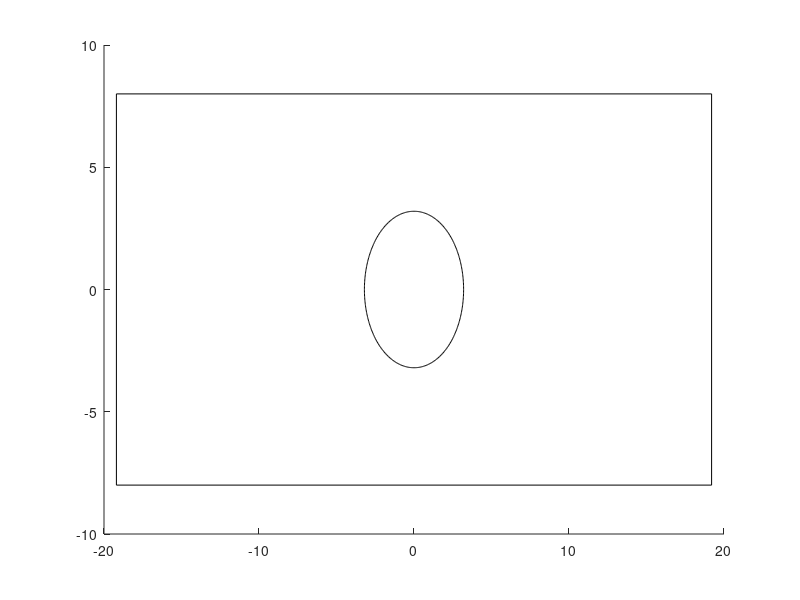

MATLAB code for this plot:
function drawXhole
% draw circumference of open hole test (efm09)

ll = 38.4 /2;
bb = 8 ;
rr = 3.2;

lw = .5;

hold on

xs = [-ll ll ll -ll -ll];
ys = [-bb -bb bb bb -bb];
zs = ones(size(xs))*2.;
line(xs,ys,zs,'color','k','linewidth',lw);

ths=0:1:360;
xs=rr*cosd(ths);
ys=rr*sind(ths);
zs = ones(size(xs))*2.;
line(xs,ys,zs,'color','k','linewidth',lw);

